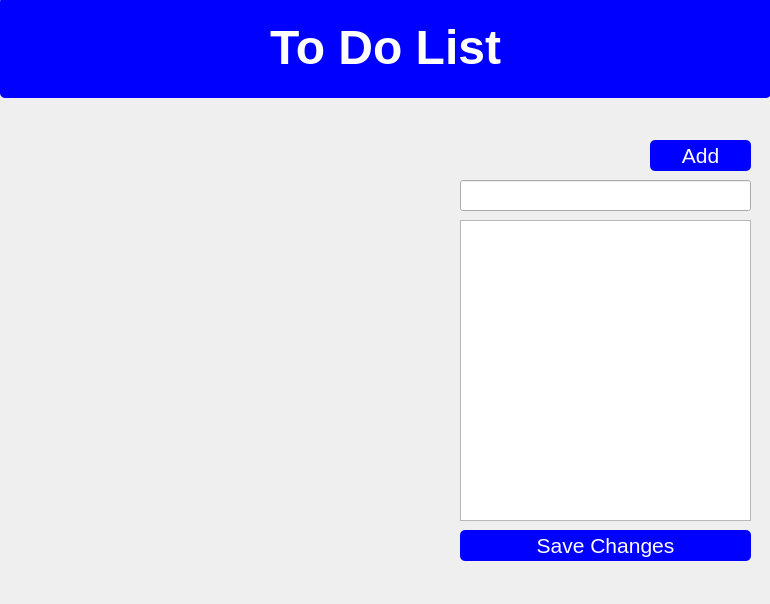
<?xml version="1.0" encoding="UTF-8"?>
<ui version="4.0">
 <class>MainWindow</class>
 <widget class="QMainWindow" name="MainWindow">
  <property name="geometry">
   <rect>
    <x>0</x>
    <y>0</y>
    <width>770</width>
    <height>604</height>
   </rect>
  </property>
  <property name="windowTitle">
   <string>MainWindow</string>
  </property>
  <widget class="QWidget" name="centralwidget">
   <widget class="QLabel" name="label">
    <property name="geometry">
     <rect>
      <x>0</x>
      <y>-3</y>
      <width>771</width>
      <height>101</height>
     </rect>
    </property>
    <property name="font">
     <font>
      <family>MS Shell Dlg 2</family>
      <pointsize>36</pointsize>
      <weight>75</weight>
      <italic>false</italic>
      <bold>true</bold>
     </font>
    </property>
    <property name="styleSheet">
     <string notr="true">background-color:blue;
color:white;
border-radius:5px;
</string>
    </property>
    <property name="text">
     <string>To Do List</string>
    </property>
    <property name="alignment">
     <set>Qt::AlignCenter</set>
    </property>
   </widget>
   <widget class="QListWidget" name="listWidget">
    <property name="geometry">
     <rect>
      <x>460</x>
      <y>220</y>
      <width>291</width>
      <height>301</height>
     </rect>
    </property>
    <property name="font">
     <font>
      <pointsize>16</pointsize>
     </font>
    </property>
    <property name="layoutDirection">
     <enum>Qt::LeftToRight</enum>
    </property>
   </widget>
   <widget class="QPushButton" name="save_pushButton">
    <property name="geometry">
     <rect>
      <x>460</x>
      <y>530</y>
      <width>291</width>
      <height>31</height>
     </rect>
    </property>
    <property name="font">
     <font>
      <pointsize>16</pointsize>
     </font>
    </property>
    <property name="styleSheet">
     <string notr="true">color:white;
background-color:blue;
border-radius:5px;</string>
    </property>
    <property name="text">
     <string>Save Changes</string>
    </property>
   </widget>
   <widget class="QPushButton" name="add_pushButton">
    <property name="geometry">
     <rect>
      <x>650</x>
      <y>140</y>
      <width>101</width>
      <height>31</height>
     </rect>
    </property>
    <property name="font">
     <font>
      <pointsize>16</pointsize>
     </font>
    </property>
    <property name="styleSheet">
     <string notr="true">color:white;
background-color:blue;
border-radius:5px;</string>
    </property>
    <property name="text">
     <string>Add</string>
    </property>
   </widget>
   <widget class="QLineEdit" name="addTask_lineEdit">
    <property name="geometry">
     <rect>
      <x>460</x>
      <y>180</y>
      <width>291</width>
      <height>31</height>
     </rect>
    </property>
    <property name="font">
     <font>
      <pointsize>16</pointsize>
     </font>
    </property>
    <property name="layoutDirection">
     <enum>Qt::LeftToRight</enum>
    </property>
    <property name="styleSheet">
     <string notr="true"/>
    </property>
   </widget>
  </widget>
  <widget class="QMenuBar" name="menubar">
   <property name="geometry">
    <rect>
     <x>0</x>
     <y>0</y>
     <width>770</width>
     <height>26</height>
    </rect>
   </property>
  </widget>
 </widget>
 <resources/>
 <connections/>
</ui>
